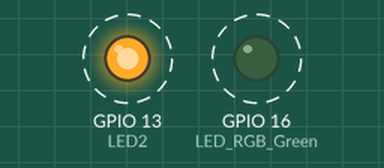
The sketch below on a simulated ESP32. Parts: output pins drawn as LEDs (lit = HIGH). Dashed ring = blinking.

Above: at 0.5 s.
Timing chart, 0 to 4.6 s (numbered marks = the images above):
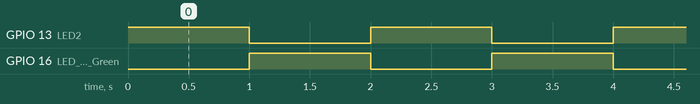

The sketch:

CHAMELEON_Food_Code_Solution_Task2.ino
```cpp
// LED2 (built-in ESP32)
// GPIO
#define LED2 13

// LED_RGB_Green
// GPIO green color
#define LED_RGB_Green 16

// touch sensor
// GPIO

// vibrating motor
// GPIO

// servomotor
// library
// GPIO
// PWM properties servomotor
// define servomotor angles
// command_servomotor(): give the angle to the function command_servomotor() and move to the servomotor to the servomotor_Angle
//convert 0-180 degrees to 0-65536

// global variables

// setup the components
void setup()
{
  // setup LED2 as OUTPUT
  pinMode(LED2, OUTPUT);

  // setup LED_RGB_Green as OUTPUT
  pinMode(LED_RGB_Green, OUTPUT);

  // setup the touch sensor as INPUT

  // setup vibrating motor

  // setup servomotor as OUTPUT
  // attach the channel to the GPIO to be controlled
  // define the PWM functionalities of the channel

  // setup the serial communication
  Serial.begin(9600);
}

void loop()
{
  digitalWrite(LED2, HIGH);
  digitalWrite(LED_RGB_Green, LOW);
  delay(1000);
  digitalWrite(LED2, LOW);
  digitalWrite(LED_RGB_Green, HIGH);
  delay(1000);
  // read and print the current touch sensor value to the serial monitor

  // If a touch is detected, the food game begins.
  // generate a random value between 0 and 1
  // print the random value into the serial monitor

  // If the random value is eqaual to 1, the player "wins". Change the color of the chameleon to green and start the tongue movement.
  // If the random value is not eqaual to 1, the player "lose". Change the color of the chameleon to red and start the vibrating motor.
  // If no touch is detected, the game stops. Set the parametes of LED2, LED_RGB_Grenn and vibrating motor to LOW. Print the information "no touch detected" into the serial monitor.
}
```

Measured:
- by itself, GPIO 13 (LED2), GPIO 16 (LED_RGB_Green): alternates HIGH for 1.0 s and LOW for 1.0 s
